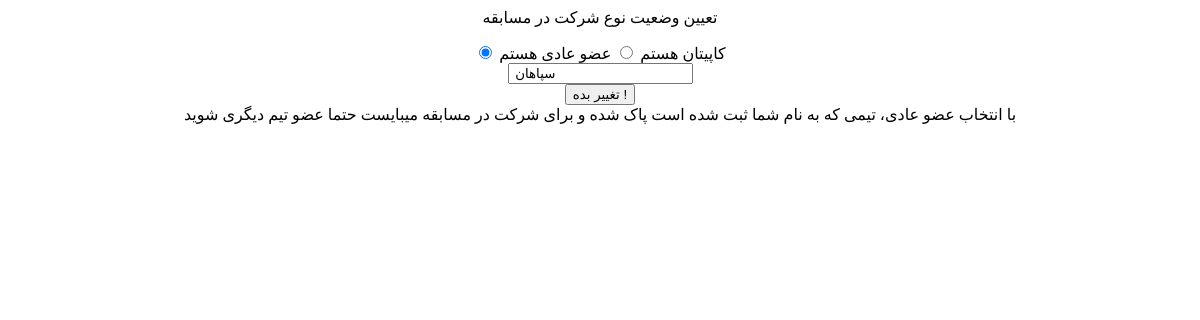
Page /account/changeUserType/ (signed in) on the earlier database version.
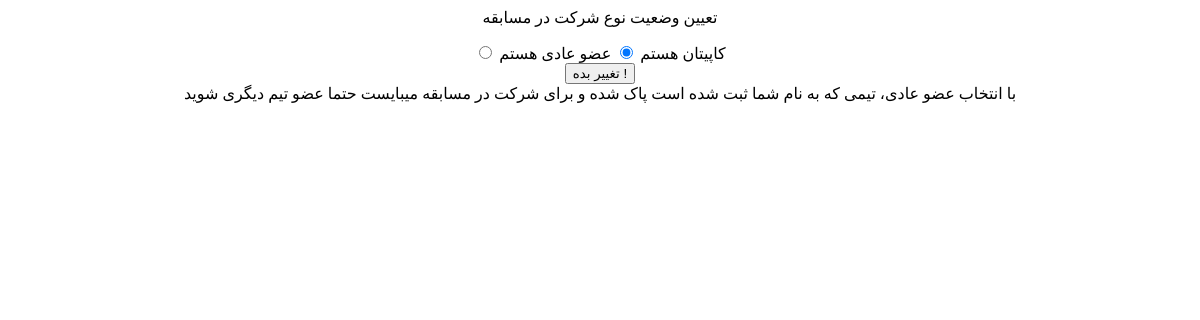
Same page on the later database version.
### account_module/models.py (models this page shows, shortened)
class User(AbstractUser):
    uid = models.CharField(max_length=20, verbose_name="کد دانشجویی")
    email_activation_code = models.CharField(max_length=100, verbose_name="کد فعال سازی")
    is_capitan = models.BooleanField(verbose_name="شرکت به عنوان کاپیتان", default=False)
    has_team = models.BooleanField(verbose_name="تیم دارد/ندارد", default=False)
    class Meta:
        verbose_name = "کاربر"
        verbose_name_plural = "کاربران"

### team_module/models.py (models this page shows)
class teamsModel(models.Model):
    teamName = models.CharField(verbose_name="نام تیم", max_length=200)
    capitan = models.ForeignKey(User, verbose_name="کاپیتان", on_delete=models.CASCADE, related_name="captian")
    teamMate1 = models.OneToOneField(User, verbose_name="هم تیمی اول", on_delete=models.CASCADE, related_name="firstTeamMate", default=None, null=True)
    teamMate2 = models.OneToOneField(User, verbose_name="هم تیمی دوم", on_delete=models.CASCADE, related_name="secondTeamMate", default=None, null=True)

### account_module/views.py (the view, shortened to what this page needs)
# urls.py: path("changeUserType/", changeUserType.as_view(), name="change_userType"),
class changeUserType(View):
    def get(self, request):
        empty_teamName_msg = request.session.get("empty_teamName_msg", False)
        if(empty_teamName_msg): del(request.session["empty_teamName_msg"])
        user:User = User.objects.get(email__iexact=request.user.email)
        findUserTeam = teamsModel.objects.filter(capitan=user).exists()
        if(findUserTeam):
            userTeamName = teamsModel.objects.get(capitan=user).teamName
        else:
            userTeamName = False
        context = {
            "userTeamName" : userTeamName,
            "empty_teamName_msg" : empty_teamName_msg,
        }
        return render(request, "account_module/userType.html", context)

### account_module/templates/account_module/userType.html (shortened to what this page needs)
<div class="row bg-primary bg-opacity-25" style="text-align: center;">
    <p class="text-bg-primary">تعیین وضعیت نوع شرکت در مسابقه</p>
    <form method="post" action="{% url 'change_userType' %}">
        <div class="input-group p-4 justify-content-around">
            <input type="radio" class="btn-check" name="options-outlined" id="success-outlined" value="1" autocomplete="off" {% if request.user.is_capitan %} checked {% endif %}>
            <label class="btn btn-outline-success" for="success-outlined">کاپیتان هستم</label>
            <input type="radio" class="btn-check" name="options-outlined" id="danger-outlined" value="0" autocomplete="off" {% if not request.user.is_capitan %} checked {% endif %} >
            <label class="btn btn-outline-danger" for="danger-outlined">عضو عادی هستم</label>
        </div>
        {% if request.user.is_capitan %}
            <div class="input-group justify-content-center">
                <input id="groupName-inp" class="form-control" name="teamName" type="text" placeholder="نام تیم شما" value="{% if userTeamName %} {{ userTeamName }}{% endif %}">
             </div>
        {% endif %}
        <div class="input-group justify-content-center p-3">
            <button type="submit" class="btn customcolor2">تغییر بده !</button>
        </div>
        <div class="alert alert-danger d-none" id="warningNormalUserAlert" role="alert">
            با انتخاب عضو عادی، تیمی که به نام شما ثبت شده است پاک شده و برای شرکت در مسابقه میبایست حتما عضو تیم دیگری شوید
        </div>
    </form>
</div>

Differences in the rows shown:
removed teamsModel: teamName "سپاهان"
changed User: is_capitan "☑ کاپیتان هستم" → "☐ کاپیتان هستم"; is_capitan "☐ عضو عادی هستم" → "☑ عضو عادی هستم"
